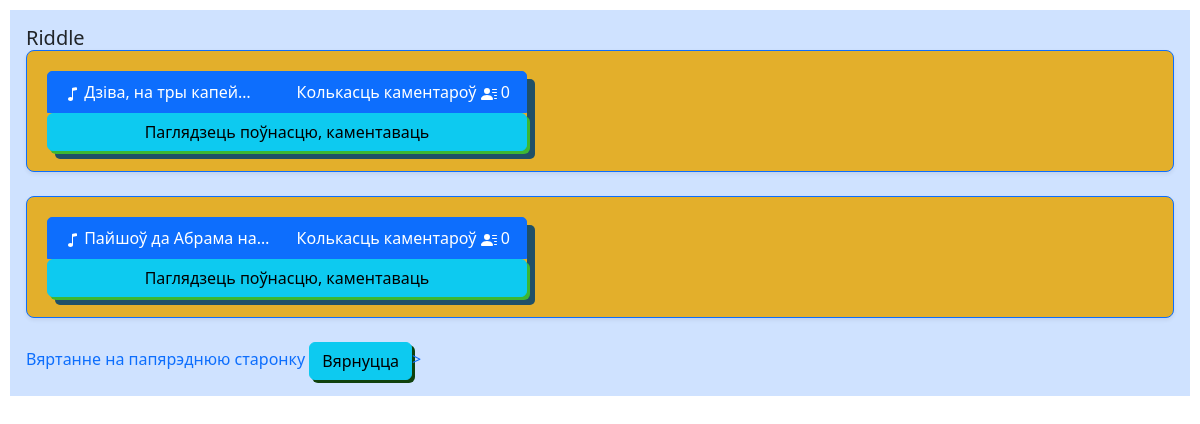
The page /folklore/2 on the database as committed earlier.
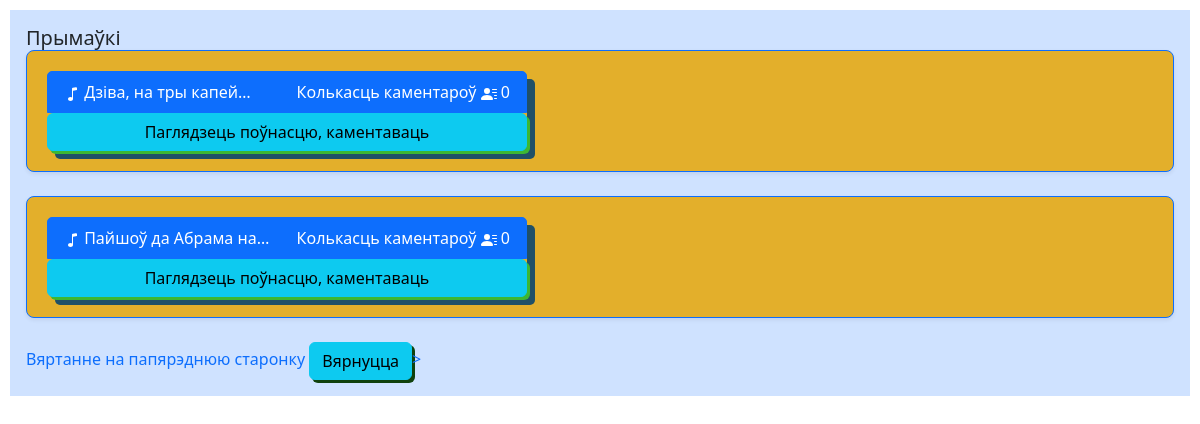
The same page on the database as committed later.
### Folklore/models.py (models this page shows)
class Category(models.Model):
    name = models.CharField(max_length=100)

### Folklore/views.py (the view)
class ShowOneCategory(View):
    def get_queryset(self, request, category_id):
        return Folklore.objects.filter(category__id=category_id) \
            .select_related("comments") \
            .annotate(Count("comments")) \
            .values("id", "description", "link", "comments__count") \
            .order_by("-comments__count")
    def get(self, request, category_id):
        category = get_object_or_404(Category, id=category_id)
        list_folklore = self.get_queryset(request, category_id)
        return render(request, "Folklore/show_category.html",
                      {"category": category, "list_folklore": list_folklore})

### templates/Folklore/show_category.html (shortened to what this page needs)
{% extends "Folklore/base.html" %}
{% block content %}
    <h5 class="card-title">{{ category.name }}</h5>
    {% for folklore in list_folklore %}
        <div class="card mb-4 rounded-3 shadow-sm border-primary " style="background-color: #e3af2b">
            <div class="list-group" style="width: 30rem; margin: 20px; box-shadow: 8px 8px #205067">
                <a href="#" class="list-group-item list-group-item-action active" aria-current="true">
                         {{ folklore.description|truncatechars:20 }}
                    <h8 class="card-text" style="float: right" > Колькасць каментароў
                         {{ folklore.comments__count }}
                    </h8>
                    <a href="{% url 'folklore_show' category.id folklore.id %}" class="btn btn-info" style="box-shadow: 3px 3px #3db733">Паглядзець поўнасцю, каментаваць</a>
                 </a>
            </div>
        </div>
    {% endfor %}
        <a href="{% url 'all_categories' %}">
            <div>
                <label>
                Вяртанне на папярэднюю старонку
                <button type="submit" class="btn btn-info" style="box-shadow: 3px 3px #10420e">Вярнуцца</button>>
                </label>
            </div>
        </a>
{% endblock %}

Rows that differ between the two databases and show on the page:
changed Category: name "Riddle" → "Прымаўкі"
